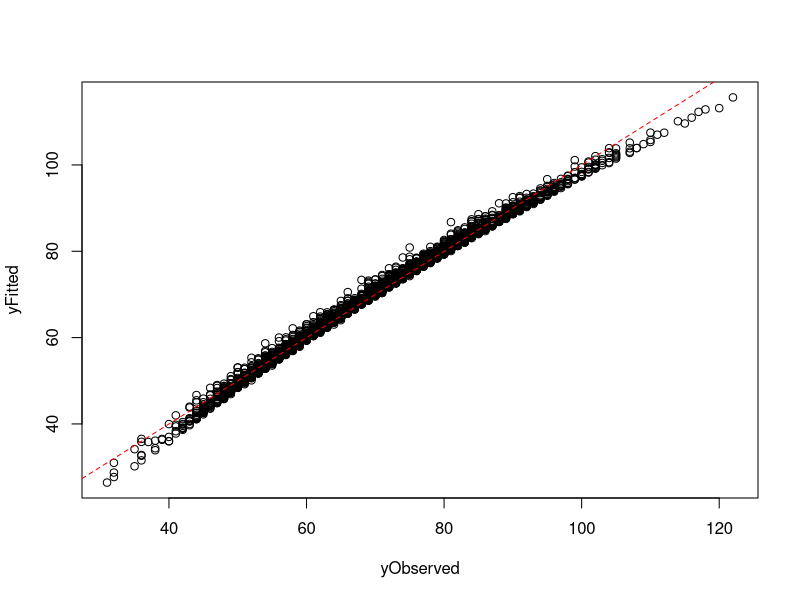

Here is the R script that generated this plot:
# remove low contributors
setwd("c:/users/rod/skydrive/ncaa")
#setwd("c:/users/rodney.doe/skydrive/ncaa")
 plotFit <- function(yObserved, yFitted, intercept=0) {
  plot(yObserved, yFitted)
  abline(intercept, 1, lty=2, col=rgb(1,0,0))
}

df <- read.csv("dataframe.txt", header=TRUE)

#df$Margin = df$PointsScored - df$OpponentPointsScored
#model <- aov(Margin ~ TeamConference:OpponentConference, data = df)

model = lm(PointsScored ~
TeamConference +
Possessions +
OffensiveRating +
DefensiveRating +
PersonalFouls +
OpponentConference +
OpponentPossessions +
OpponentOffensiveRating +
OpponentDefensiveRating +
OpponentDefensiveRebounds +
OpponentSteals +
OpponentBlockedShots +
OpponentPersonalFouls, data=df)

plotFit(df$PointsScored, fitted(model))

getPossessions <- function(df, teamName) {
    df <- as.data.frame(df)
    Possessions <- c(df$Possessions[which(df$Team == teamName)],
                     df$OpponentPossessions[which(df$Opponent == teamName)])

    return(Possessions)
}


getOffensiveRatings <- function(df, teamName) {
    df <- as.data.frame(df)
    OffensiveRatings <- c(df$OffensiveRating[which(df$Team == teamName)],
                          df$OpponentOffensiveRating[which(df$Opponent == teamName)])

    return(OffensiveRatings)
}


getDefensiveRatings <- function(df, teamName) {
    df <- as.data.frame(df)
    DefensiveRatings <- c(df$DefensiveRating[which(df$Team == teamName)],
                          df$OpponentDefensiveRating[which(df$Opponent == teamName)])

    return(DefensiveRatings)
}


getDefensiveRebounds <- function(df, teamName) {
    df <- as.data.frame(df)
    DefensiveRebounds <- c(df$DefensiveRebounds[which(df$Team == teamName)],
                              df$OpponentDefensiveRebounds[which(df$Opponent == teamName)])
    return(DefensiveRebounds)
}


getPointDispersions <- function(df, teamName) {
    df <- as.data.frame(df)
    PointDispersions <- c(df$PointDispersion[which(df$Team == teamName)],
                          df$OpponentPointDispersion[which(df$Opponent == teamName)])

    return(PointDispersions)
}


getPersonalFouls <- function(df, teamName) {
    df <- as.data.frame(df)
    PersonalFouls <- c(df$PersonalFouls[which(df$Team == teamName)],
                       df$OpponentPersonalFouls[which(df$Opponent == teamName)])

    return(PersonalFouls)
}


getSteals <- function(df, teamName) {
    df <- as.data.frame(df)
    Steals <- c(df$Steals[which(df$Team == teamName)],
                df$OpponentSteals[which(df$Opponent == teamName)])

    return(Steals)
}


getBlockedShots <- function(df, teamName) {
    df <- as.data.frame(df)
    BlockedShots <- c(df$BlockedShots[which(df$Team == teamName)],
                      df$OpponentBlockedShots[which(df$Opponent == teamName)])

    return(BlockedShots)
}


getTeamConference <- function(df, teamName) {
    df <- as.data.frame(df)
    # Note:  Some teams (e.g. Washington) always sort as Opponent.
    # This makes the values appear as factor levels (a number).
    TeamConferences = df$TeamConference[which(df$Team == teamName)]
    if (length(TeamConferences) == 0) {
        TeamConferences = df$OpponentConference[which(df$Opponent == teamName)]
    }

    return(as.character(TeamConferences[1]))
}

predictWinner <- function(teamName, opponentName, df, model, nScenarios=10000)
{
    teamConference = getTeamConference(df, teamName)
    teamPossessions = getPossessions(df, teamName)
    teamOffensiveRatings = getOffensiveRatings(df, teamName)
    teamDefensiveRatings = getDefensiveRatings(df, teamName)
    teamDefensiveRebounds  = getDefensiveRebounds(df, teamName)
    teamSteals = getSteals(df, teamName)
    teamPersonalFouls = getPersonalFouls(df, teamName)
    teamBlockedShots = getBlockedShots(df, teamName)

    opponentConference = getTeamConference(df, opponentName)
    opponentPossessions = getPossessions(df, opponentName)
    opponentOffensiveRatings = getOffensiveRatings(df, opponentName)
    opponentDefensiveRatings = getDefensiveRatings(df, opponentName)
    opponentDefensiveRebounds  = getDefensiveRebounds(df, opponentName)
    opponentSteals = getSteals(df, opponentName)
    opponentPersonalFouls = getPersonalFouls(df, opponentName)
    opponentBlockedShots = getBlockedShots(df, opponentName)

    TeamConference = rep(teamConference, nScenarios)
    Possessions = sample(min(teamPossessions):max(teamPossessions), nScenarios, replace=TRUE)
    OffensiveRating = runif(nScenarios, min(teamOffensiveRatings ), max( teamOffensiveRatings ))
    DefensiveRating = runif(nScenarios, min(teamDefensiveRatings), max(teamDefensiveRatings))
    PersonalFouls = sample(min(teamPersonalFouls):max(teamPersonalFouls), nScenarios, replace=TRUE)
    OpponentConference = rep(opponentConference, nScenarios)
    OpponentPossessions = sample(min(opponentPossessions):max(opponentPossessions), nScenarios, replace=TRUE)
    OpponentOffensiveRating = runif(nScenarios, min(opponentOffensiveRatings), max(opponentOffensiveRatings))
    OpponentDefensiveRating = runif(nScenarios, min(opponentDefensiveRatings), max(opponentDefensiveRatings))
    OpponentDefensiveRebounds = runif(nScenarios, min(opponentDefensiveRebounds), max(opponentDefensiveRebounds))
    OpponentSteals = sample(min(opponentSteals):max(opponentSteals), nScenarios, replace=TRUE)
    OpponentBlockedShots = sample(min(opponentBlockedShots):max(opponentBlockedShots), nScenarios, replace=TRUE)
    OpponentPersonalFouls = sample(min(opponentPersonalFouls):max(opponentPersonalFouls), nScenarios, replace=TRUE)

    # Create data frame for team score prediction.
    dfpt = cbind.data.frame(
        TeamConference,
        Possessions,
        OffensiveRating,
        DefensiveRating,
        PersonalFouls,
        OpponentConference,
        OpponentPossessions,
        OpponentOffensiveRating,
        OpponentDefensiveRating,
        OpponentDefensiveRebounds,
        OpponentSteals,
        OpponentBlockedShots,
        OpponentPersonalFouls
    )

    teamPointsScored = round(predict(model, dfpt))

    # Create data frame for opponent score prediction.
    # Switch conferences
    x = OpponentConference
    OpponentConference = TeamConference
    TeamConference = x

    # Switch possessions
    x = OpponentPossessions
    OpponentPossessions = Possessions
    Possessions = x

    # Switch offensive ratings
    x = OpponentOffensiveRating
    OpponentOffensiveRating = OffensiveRating
    OffensiveRating = x

    # Switch defensive ratings
    x = OpponentDefensiveRating
    OpponentDefensiveRating = DefensiveRating
    DefensiveRating = x

    PersonalFouls = sample(min(opponentPersonalFouls):max(opponentPersonalFouls), nScenarios, replace=TRUE)

    OpponentDefensiveRebounds = runif(nScenarios, min(teamDefensiveRebounds), max(teamDefensiveRebounds))
    OpponentSteals = sample(min(teamSteals):max(teamSteals), nScenarios, replace=TRUE)
    OpponentBlockedShots = sample(min(teamBlockedShots):max(teamBlockedShots), nScenarios, replace=TRUE)
    OpponentPersonalFouls = sample(min(teamPersonalFouls):max(teamPersonalFouls), nScenarios, replace=TRUE)

    dfpo = cbind.data.frame(
        TeamConference,
        Possessions,
        OffensiveRating,
        DefensiveRating,
        PersonalFouls,
        OpponentConference,
        OpponentPossessions,
        OpponentOffensiveRating,
        OpponentDefensiveRating,
        OpponentDefensiveRebounds,
        OpponentSteals,
        OpponentBlockedShots,
        OpponentPersonalFouls
    )

    # Predict opponent points scored.
    opponentPointsScored = round(predict(model, dfpo))

    # Make a dataframe of points scored.  Not sure why...
    pointsScored = cbind.data.frame(teamPointsScored, opponentPointsScored)

    # Produce/report a result message.
    teamWins = pointsScored$teamPointsScored > pointsScored$opponentPointsScored
    msg = sprintf("%d scenarios of %s versus %s:", nScenarios, teamName, opponentName)
    print(msg)
    nTeamWins = length(which(teamWins == TRUE))
    nOpponentWins = nScenarios - nTeamWins
    if (nTeamWins > nOpponentWins) {
        msg = sprintf("%s wins %d scenarios.", teamName, nTeamWins)
    } else {
        msg = sprintf("%s wins %d scenarios.", opponentName, nOpponentWins)
    }
    print(msg)
	
	#return(pointsScored)
}

# unique(sort(c(levels(df$Team), levels(df$Opponent))))
# predictWinner('NorthCarolina', 'Duke', df, model)

print("Play-in round:")
predictWinner("Albany", "MountSt.Mary's", df, model)
predictWinner("N.C.State" , "Xavier", df, model)
predictWinner("CalPoly", "TexasSouthern" , df, model)
predictWinner("Iowa", "Tennessee", df, model)

print("First round:  South")
predictWinner("Albany", "Florida", df, model)
predictWinner("Colorado", "Pittsburgh", df, model)
predictWinner("VCU", "StephenF.Austin", df, model)
predictWinner("UCLA", "Tulsa", df, model)
predictWinner("OhioSt.", "Dayton", df, model)
predictWinner("Syracuse", "W.Michigan", df, model)
predictWinner("NewMexico", "Stanford", df, model)
predictWinner("Kansas", "EasternKentucky", df, model)

print("First round:  East")
predictWinner("Virginia", "CoastalCarolina", df, model)
predictWinner("Memphis", "Geo.Washington", df, model)
predictWinner("Cincinnati", "Harvard", df, model)
predictWinner("MichiganSt.", "Delaware", df, model)
predictWinner("NorthCarolina", "Providence", df, model)
predictWinner("IowaSt.", "N.C.Central", df, model)
predictWinner("Connecticut", "St.Joseph's", df, model)
predictWinner("Villanova", "Wis.Milwaukee", df, model)

print("First round:  West")
predictWinner("Arizona", "WeberSt.", df, model)
predictWinner("Gonzaga", "OklahomaSt.", df, model)
predictWinner("Oklahoma", "NorthDakotaSt.", df, model)
predictWinner("SanDiegoSt.", "N.MexicoSt.", df, model)
predictWinner("Baylor", "Nebraska", df, model)
predictWinner("Creighton", "Lafayette", df, model)
predictWinner("Oregon", "BYU", df, model)
predictWinner("Wisconsin", "American", df, model)

print("First round:  Midwest")
predictWinner("WichitaSt.", "CalPoly", df, model)
predictWinner("Kentucky", "KansasSt.", df, model)
predictWinner("SaintLouis", "N.C.State", df, model)
predictWinner("Louisville", "Manhattan", df, model)
predictWinner("Massachusetts", "Tennessee", df, model)
predictWinner("Duke", "Mercer", df, model)
predictWinner("Texas", "ArizonaSt.", df, model)
predictWinner("Michigan", "Wofford", df, model)

print("Second round:  South")
predictWinner("Florida", "Pittsburgh", df, model)
predictWinner("StephenF.Austin", "Tulsa", df, model)
predictWinner("OhioSt.", "Syracuse", df, model)
predictWinner("NewMexico", "Kansas", df, model)

print("Second round:  East")
predictWinner("Virginia", "Geo.Washington", df, model)
predictWinner("Harvard", "MichiganSt.", df, model)
predictWinner("Providence", "IowaSt.", df, model)
predictWinner("Connecticut", "Villanova", df, model)

print("Second round:  West")
predictWinner("Arizona", "OklahomaSt.", df, model)
predictWinner("NorthDakotaSt.", "SanDiegoSt.", df, model)
predictWinner("Baylor", "Creighton", df, model)
predictWinner("Oregon", "Wisconsin", df, model)


print("Second round:  Midwest")
predictWinner("WichitaSt.", "Kentucky", df, model)
predictWinner("SaintLouis", "Louisville", df, model)
predictWinner("Tennessee", "Duke", df, model)
predictWinner("ArizonaSt.", "Michigan", df, model)


print("Third round:  South")
predictWinner("Florida", "StephenF.Austin", df, model)
predictWinner("OhioSt.", "Kansas", df, model)

print("Third round:  East")
predictWinner("Geo.Washington", "MichiganSt.", df, model)
predictWinner("IowaSt.", "Connecticut", df, model)

print("Third round:  West")
predictWinner("Arizona", "SanDiegoSt.", df, model)
predictWinner("Creighton", "Oregon", df, model)

print("Third round:  Midwest")
predictWinner("WichitaSt.", "Louisville", df, model)
predictWinner("Duke", "Michigan", df, model)

print("Fourth round:  South")
predictWinner("Florida", "OhioSt.", df, model)

print("Fourth round:  East")
predictWinner("MichiganSt.", "Connecticut", df, model)

print("Fourth round:  West")
predictWinner("Arizona", "Oregon", df, model)

print("Fourth round:  Midwest")
predictWinner("Louisville", "Michigan", df, model)

print("Semifinals:")
predictWinner("Florida", "Connecticut", df, model)
predictWinner("Arizona", "Louisville", df, model)

print("Final:")
predictWinner("Florida", "Louisville", df, model)

